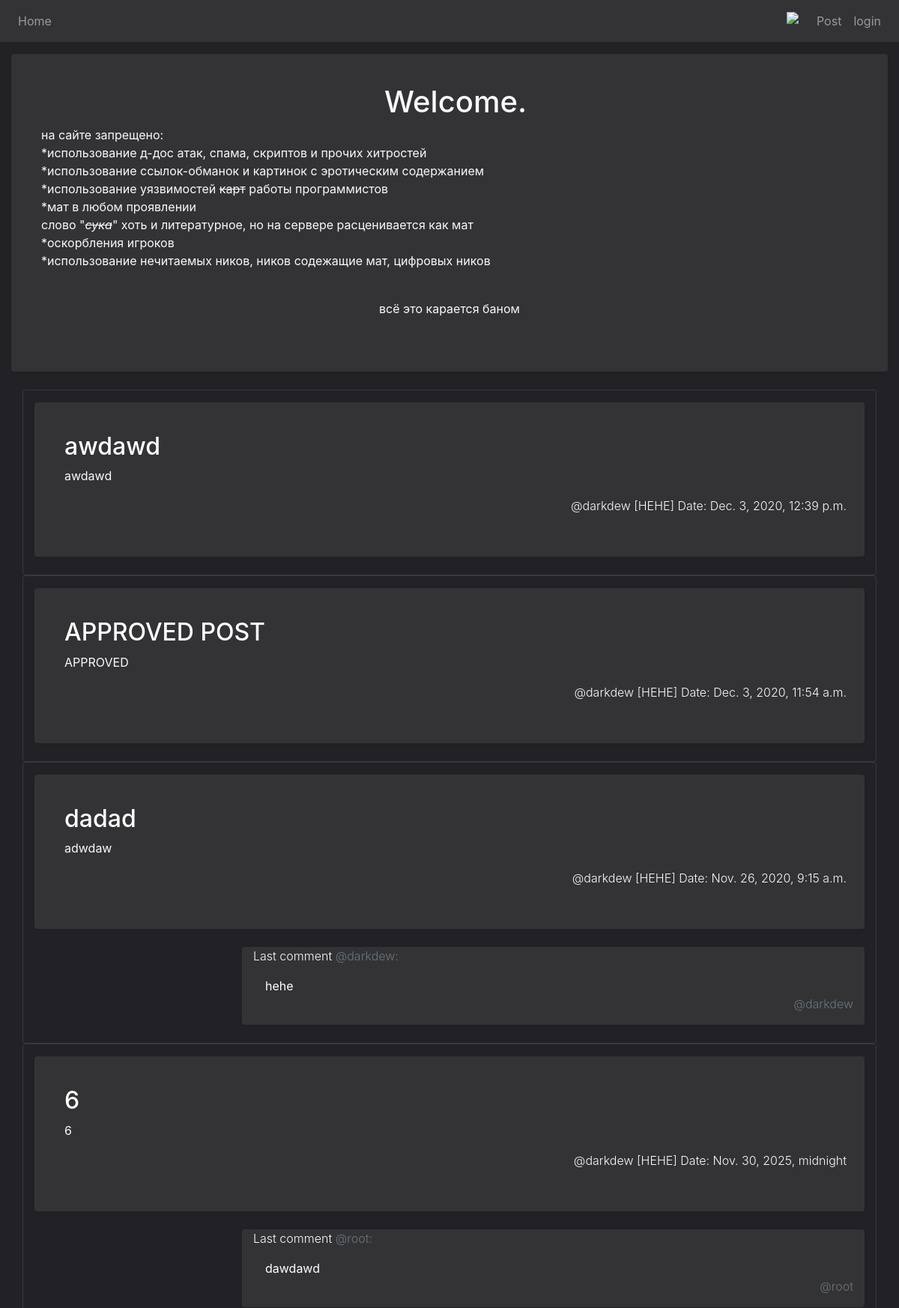
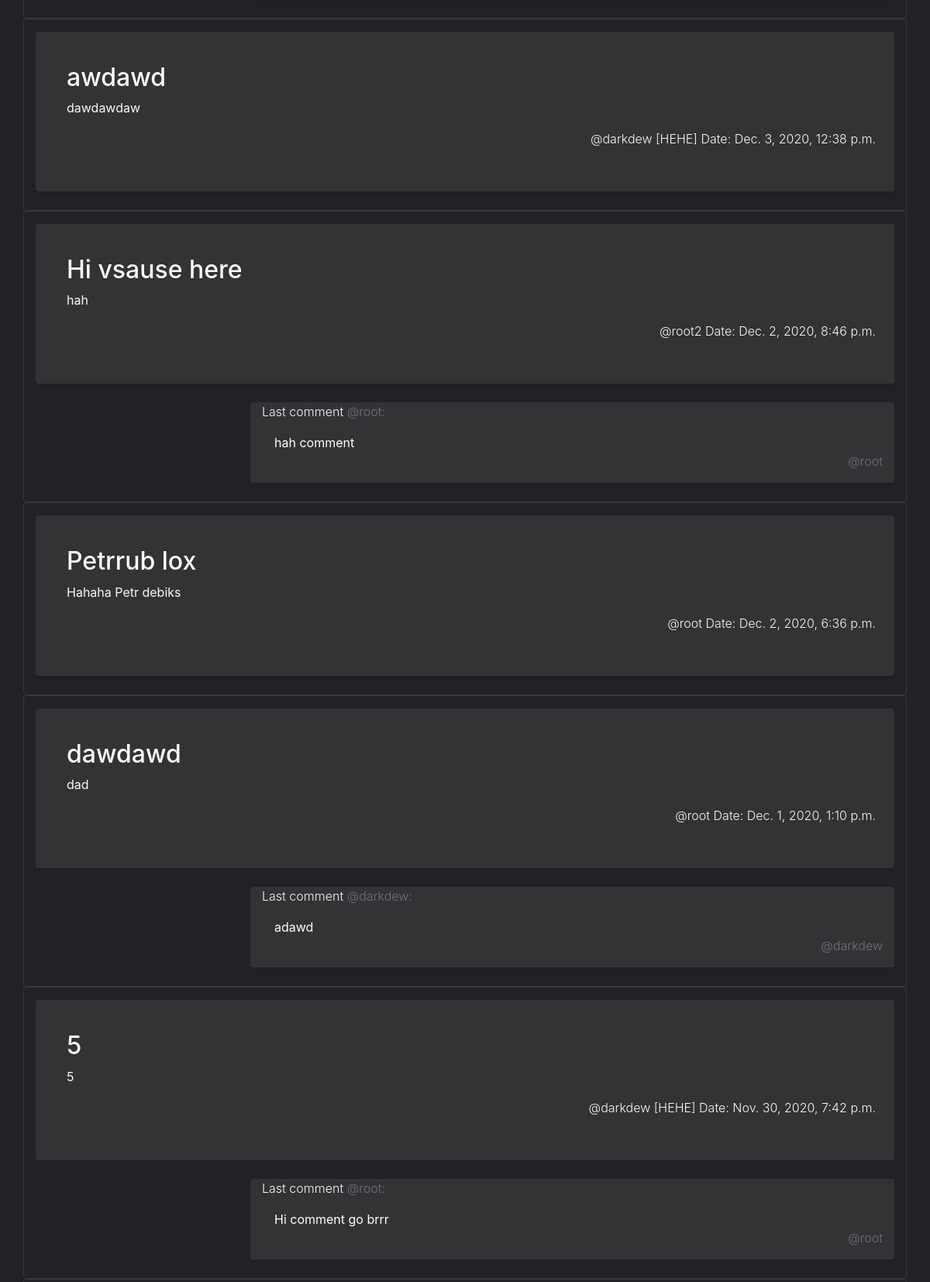
The page / (upper part) on the database its author committed (2 pictures, top to bottom).
### mainblock/models.py (models this page shows, shortened)
class Post (models.Model):
    title = models.CharField(max_length=120) # заголовок поста
    date_posted = models.DateTimeField(default=timezone.now) # дата публикации
    content = models.TextField(max_length=10000) # текст поста
    author = models.ForeignKey(User, on_delete=models.CASCADE)
    is_pinned = models.BooleanField(default=False)
    for_approved = models.BooleanField(default=False)

class Comment (models.Model):
    content = models.TextField(max_length=100)
    post = models.ForeignKey (Post, on_delete=models.CASCADE)
    author = models.ForeignKey (User,on_delete=models.CASCADE,related_name='comments')

### usersblock/models.py (models this page shows, shortened)
class Profile(models.Model):
    user = models.OneToOneField(User,on_delete=models.CASCADE)
    nickname = models.CharField(max_length=50)
    image = models.ImageField(default='default.jpg',upload_to='profile_pics')
    is_approved = models.BooleanField(default=False)
    rank_name = models.CharField(max_length=50, default='')
    bio = models.TextField(max_length=400,default='')
    def get_profile_name(self):
        if self.rank_name != '':
            return f'{self.nickname} [{self.rank_name}]'
        else:
            return f'{self.nickname}'

### mainblock/views.py (the view)
# urls.py: path('',PostListView.as_view(),name='home'),
class PostListView(ListView):
    login_url = '/login/'
    redirect_field_name = reverse_lazy('login')
    model = Post
    template_name = "mainblock/home.html"
    ordering = ['-is_pinned','-date_posted']

### mainblock/templates/mainblock/home.html (shortened to what this page needs)
{% extends 'base.html' %}
{% block content %}
<div class="py-2"></div>
        <div class="container-fluid ">
                        <div class="row no-gutters border-dark rounded overflow-hidden flex-md-row mb-4 shadow-sm h-md-250 position-relative divcolor text-light py-3">
                <div class="col p-4 d-flex flex-column position-static">
                    <h1 class="text-center ml-3">Welcome.</h1>
                    <p class="text-md-left-justify px-3 ">на сайте запрещено:<br>
*использование д-дос атак, спама, скриптов и прочих хитростей<br>
*использование ссылок-обманок и картинок с эротическим содержанием<br>
*использование уязвимостей <s>карт</s> работы программистов<br>
*мат в любом проявлении<br>
слово "<s><i>сука</i></s>" хоть и литературное, но на сервере расценивается как мат<br>
*оскорбления игроков<br>
*использование нечитаемых ников, ников содежащие мат, цифровых ников<br>
<br>
                    <p class="text-md-center ">всё это карается баном</p></p></div>
                </div>
            </div>
            {% for post in object_list %}
            <div class="container  border border-dark rounded">
                <div class="py-2"></div>
            <div class="row no-gutters border-dark rounded overflow-hidden flex-md-row mb-4 shadow-sm h-md-250 position-relative divcolor text-light py-3">
                <div class="col p-4 d-flex flex-column position-static">
                    <a href="{% url 'post_detail' post.id %}" class="text-white font-weight-bold"><h2 class="text-justify ml-3">{{ post.title }}</h2></a>
                    <p class="text-md-left-justify px-3 ">{{ post.content }}</p>
                    <p class="text-sm-right font-weight-light text-#333333"> <a href="{% url 'profile' post.author.id %}" class="text-light">@{{ post.author.profile.get_profile_name }}</a> Date: {{ post.date_posted }}</p>
                </div>
            </div>
                {% if post.comment_set.last %}
                <div class="container">
                    <div class="row ">
                        <div class="w-25"> </div>
                        <div class="col no-gutters border-dark rounded overflow-hidden flex-md-row mb-4 shadow-sm h-md-250 position-relative divcolor text-light">
                            <p class="font-weight-light">Last comment <a href="{% url 'profile' post.comment_set.last.author.id %}" class="text-muted">@{{ post.comment_set.last.author  }}:</a></p>
                            <a href="" class="text-white p-3">{{ post.comment_set.last.content  }}</a>
                            <p class="text-sm-right font-weight-light text-muted"> <a href="{% url 'profile' post.comment_set.last.author.id %}" class="text-muted">@{{ post.comment_set.last.author  }}</a></p>
                        </div>
                    </div>
                </div>
            {% endif %}
        </div>
    {% endfor %}
{% endblock content %}

### templates/base.html (shortened to what this page needs)
<!doctype html>
<html>
  <head>
    <link rel="stylesheet" href="https://cdn.jsdelivr.net/npm/bootstrap@4.5.3/dist/css/bootstrap.min.css">
  </head>
  <body class=" text-white">
      <nav class="navbar navbar-expand-lg sticky-top navbar-dark divcolor ">
          <div class="collapse navbar-collapse" id="navbarSupportedContent">
              <ul class="navbar-nav mr-auto">
                <li class="nav-item">
                    <a href="{% url 'home' %}" class="nav-link">Home</a>
                </li>
              </ul>
                            <ul class="navbar-nav mr-right">
                <li class="nav-item">
                    <img src="daynight.svg" href="#" class="nav-link" onclick="ThemeChanger()" class="nav-link" width="40"></img>
                </li>
                <li class="nav-item">
                    <a href="{% url 'post_create' %}" class="nav-link">Post</a>
                </li>
                <li class="nav-item disabled">
                                      {% if user.is_authenticated %}
                    <li class="nav-item">
                     <a class="nav-link">@{{ user.username }}</a>
                    </li>
                    <li class="nav-item">
                    <a href="{% url 'logout' %}" class="nav-link">Logout</a>
                    </li>
                  {% else %}
                    <li class="nav-item">
                    <a href="{% url 'login' %}" class="nav-link">login</a>
                    </li>
                  {% endif %}
                </li>
              </ul>
          </div>
      </nav>
 {% block content %}
{% endblock content %}
  </body>
</html>

### templates/base.html (style rules this page uses)
body { background: #222226 }
.divcolor { background: #333336 }

### rows shown on the page
Post: title "awdawd", content "awdawd", author.profile.get_profile_name "darkdew [HEHE]", date_posted "Dec. 3, 2020, 12:39 p.m."
Post: title "APPROVED POST", content "APPROVED", author.profile.get_profile_name "darkdew [HEHE]", date_posted "Dec. 3, 2020, 11:54 a.m."
Post: title "dadad", content "adwdaw", author.profile.get_profile_name "darkdew [HEHE]", date_posted "Nov. 26, 2020, 9:15 a.m.", comment_set.last.author "darkdew", comment_set.last.content "hehe"
Post: title "6", content "6", author.profile.get_profile_name "darkdew [HEHE]", date_posted "Nov. 30, 2025, midnight", comment_set.last.author "root", comment_set.last.content "dawdawd"
Post: title "awdawd", content "dawdawdaw", author.profile.get_profile_name "darkdew [HEHE]", date_posted "Dec. 3, 2020, 12:38 p.m."
Post: title "Hi vsause here", content "hah", author.profile.get_profile_name "root2", date_posted "Dec. 2, 2020, 8:46 p.m.", comment_set.last.author "root", comment_set.last.content "hah comment"
Post: title "Petrrub lox", content "Hahaha Petr debiks", author.profile.get_profile_name "root", date_posted "Dec. 2, 2020, 6:36 p.m."
Post: title "dawdawd", content "dad", author.profile.get_profile_name "root", date_posted "Dec. 1, 2020, 1:10 p.m.", comment_set.last.author "darkdew", comment_set.last.content "adawd"
Post: title "5", content "5", author.profile.get_profile_name "darkdew [HEHE]", date_posted "Nov. 30, 2020, 7:42 p.m.", comment_set.last.author "root", comment_set.last.content "Hi comment go brrr"
